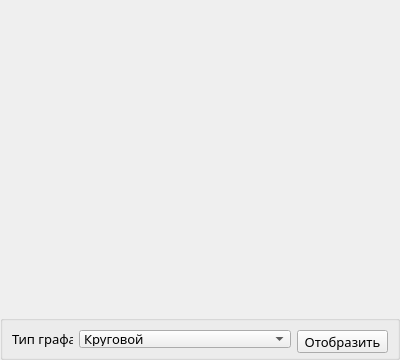
<?xml version="1.0" encoding="UTF-8"?>
<ui version="4.0">
 <class>GraphForm</class>
 <widget class="QWidget" name="GraphForm">
  <property name="geometry">
   <rect>
    <x>0</x>
    <y>0</y>
    <width>400</width>
    <height>360</height>
   </rect>
  </property>
  <property name="minimumSize">
   <size>
    <width>400</width>
    <height>360</height>
   </size>
  </property>
  <property name="font">
   <font>
    <family>Franklin Gothic Medium</family>
    <pointsize>10</pointsize>
   </font>
  </property>
  <property name="windowTitle">
   <string>Граф</string>
  </property>
  <property name="windowIcon">
   <iconset resource="../icons/forms_resources.qrc">
    <normaloff>:/icons/graph.png</normaloff>:/icons/graph.png</iconset>
  </property>
  <layout class="QGridLayout" name="gridLayout">
   <property name="leftMargin">
    <number>0</number>
   </property>
   <property name="topMargin">
    <number>0</number>
   </property>
   <property name="rightMargin">
    <number>0</number>
   </property>
   <property name="bottomMargin">
    <number>0</number>
   </property>
   <property name="spacing">
    <number>0</number>
   </property>
   <item row="0" column="0">
    <widget class="QWidget" name="widget" native="true">
     <layout class="QGridLayout" name="gridLayout_2"/>
    </widget>
   </item>
   <item row="1" column="0">
    <widget class="QGroupBox" name="groupBox">
     <property name="minimumSize">
      <size>
       <width>0</width>
       <height>45</height>
      </size>
     </property>
     <property name="maximumSize">
      <size>
       <width>16777215</width>
       <height>45</height>
      </size>
     </property>
     <property name="title">
      <string/>
     </property>
     <layout class="QGridLayout" name="gridLayout_3">
      <item row="0" column="0">
       <widget class="QLabel" name="label">
        <property name="minimumSize">
         <size>
          <width>61</width>
          <height>16</height>
         </size>
        </property>
        <property name="maximumSize">
         <size>
          <width>61</width>
          <height>16</height>
         </size>
        </property>
        <property name="text">
         <string>Тип графа</string>
        </property>
        <property name="alignment">
         <set>Qt::AlignLeading|Qt::AlignLeft|Qt::AlignVCenter</set>
        </property>
       </widget>
      </item>
      <item row="0" column="1">
       <widget class="QComboBox" name="comboBox">
        <item>
         <property name="text">
          <string>Круговой</string>
         </property>
        </item>
        <item>
         <property name="text">
          <string>Спиральный</string>
         </property>
        </item>
        <item>
         <property name="text">
          <string>Случайный</string>
         </property>
        </item>
        <item>
         <property name="text">
          <string>Планарный</string>
         </property>
        </item>
       </widget>
      </item>
      <item row="0" column="2">
       <widget class="QPushButton" name="pushButton">
        <property name="minimumSize">
         <size>
          <width>91</width>
          <height>23</height>
         </size>
        </property>
        <property name="maximumSize">
         <size>
          <width>91</width>
          <height>23</height>
         </size>
        </property>
        <property name="text">
         <string>Отобразить</string>
        </property>
        <property name="icon">
         <iconset resource="../icons/forms_resources.qrc">
          <normaloff>:/icons/paint.png</normaloff>:/icons/paint.png</iconset>
        </property>
       </widget>
      </item>
     </layout>
    </widget>
   </item>
  </layout>
  <zorder>groupBox</zorder>
  <zorder>widget</zorder>
 </widget>
 <resources>
  <include location="../icons/forms_resources.qrc"/>
 </resources>
 <connections/>
</ui>
